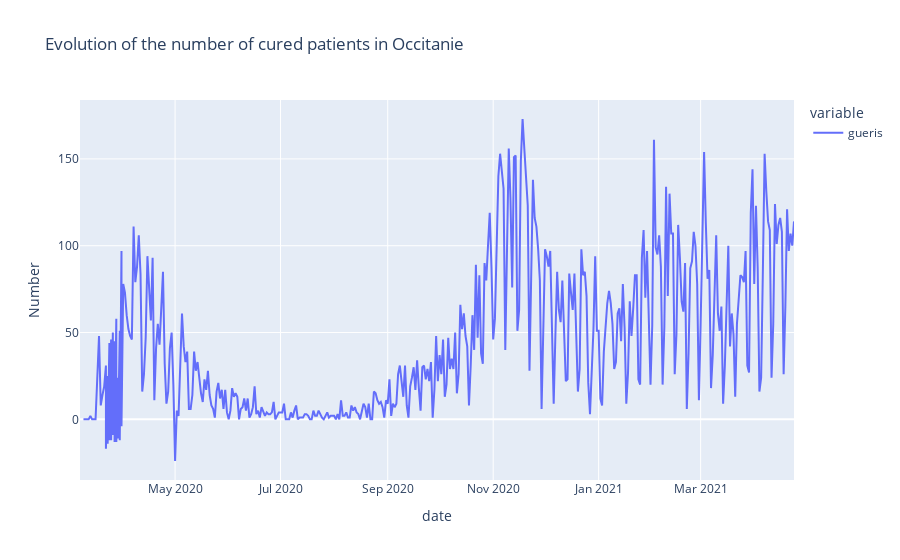

Source (notebook cell):
### Markdown cell above
- *keytimeseries*:

### Code cell
line_charts.keytimeseries(place='Occitanie', criterion='gueris', evo=True, average=False)

### Figure 1 — Plotly figure (JSON) as saved in the notebook; plotly's stock layout.template omitted (floating-point values rounded to 4 significant figures; data arrays with more than 128 entries replaced by an {"elided": "..."} marker saying what was removed)
{"data": [{"hovertemplate": "variable=gueris<br>date=%{x}<br>value=%{y}<extra></extra>", "legendgroup": "gueris", "line": {"color": "#636efa", "dash": "solid"}, "mode": "lines", "name": "gueris", "orientation": "v", "showlegend": true, "type": "scatter", "x": {"elided": "421 str values"}, "xaxis": "x", "y": {"elided": "421 int values"}, "yaxis": "y"}], "layout": {"legend": {"title": {"text": "variable"}, "tracegroupgap": 0}, "title": {"text": "Evolution of the number of cured patients in Occitanie"}, "xaxis": {"anchor": "y", "domain": [0, 1], "title": {"text": "date"}}, "yaxis": {"anchor": "x", "domain": [0, 1], "title": {"text": "Number"}}}}
